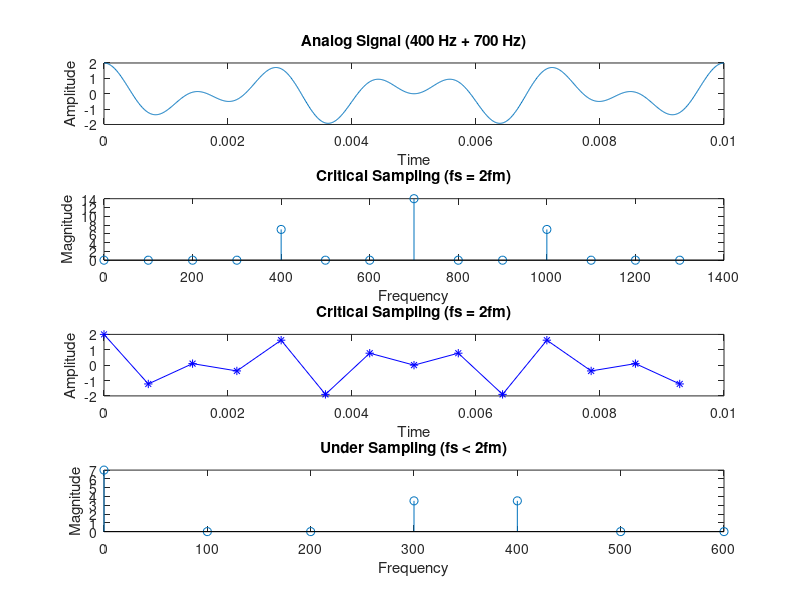
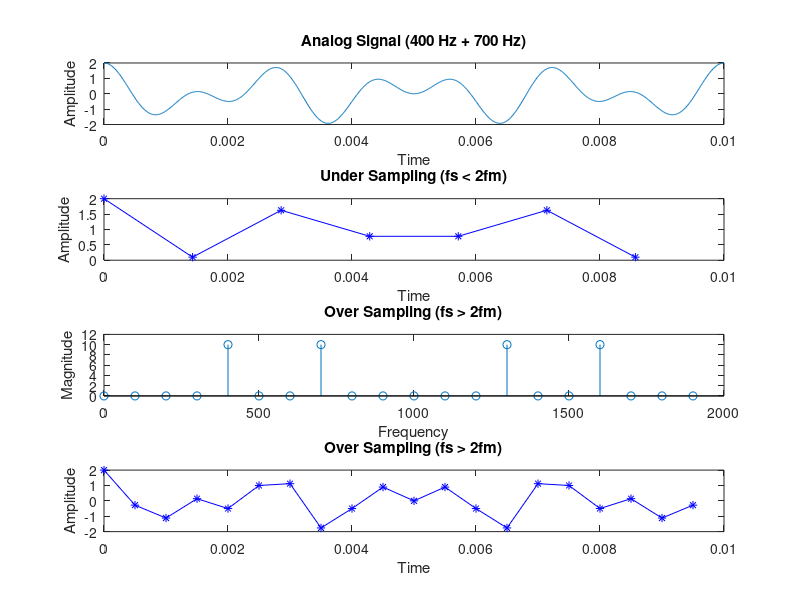

Reproduce these figures in MATLAB, in order.
tfinal = 0.01;
t = 0:0.00001:tfinal;
xanalog = cos(2*pi*400*t) + cos(2*pi*700*t);

% Plotting the analog signal
figure;
subplot(4,1,1);
plot(t, xanalog);
xlabel('Time');
ylabel('Amplitude');
title('Analog Signal (400 Hz + 700 Hz)');

% Critical sampling (fs = 2fm)
fs = 1400;
tsamp = 0:1/fs:13/fs;
xsampled = cos(2*pi*400*tsamp) + cos(2*pi*700*tsamp);
xsampled_DFT = abs(fft(xsampled));
xsampled_length = 0:length(xsampled_DFT)-1;

subplot(4,1,2);
stem(100*xsampled_length, xsampled_DFT);
xlabel('Frequency');
ylabel('Magnitude');
title('Critical Sampling (fs = 2fm)');

xreconstructed = ifft(fft(xsampled));

subplot(4,1,3);
plot(tsamp, xreconstructed, 'b*-');
xlabel('Time');
ylabel('Amplitude');
title('Critical Sampling (fs = 2fm)');

% Under Sampling (fs < 2fm)
fs = 700;
tsamp = 0:1/fs:6/fs;
xsampled = cos(2*pi*400*tsamp) + cos(2*pi*700*tsamp);
xsampled_DFT = abs(fft(xsampled));
xsampled_length = 0:length(xsampled_DFT)-1;

subplot(4,1,4);
stem(100*xsampled_length, xsampled_DFT);
xlabel('Frequency');
ylabel('Magnitude');
title('Under Sampling (fs < 2fm)');

xreconstructed = ifft(fft(xsampled));

figure;
subplot(4,1,1);
plot(t, xanalog);
xlabel('Time');
ylabel('Amplitude');
title('Analog Signal (400 Hz + 700 Hz)');

subplot(4,1,2);
plot(tsamp, xreconstructed, 'b*-');
xlabel('Time');
ylabel('Amplitude');
title('Under Sampling (fs < 2fm)');

% Over Sampling (fs > 2fm)
fs = 2000;
tsamp = 0:1/fs:19/fs;
xsampled = cos(2*pi*400*tsamp) + cos(2*pi*700*tsamp);
xsampled_DFT = abs(fft(xsampled));
xsampled_length = 0:length(xsampled_DFT)-1;

subplot(4,1,3);
stem(100*xsampled_length, xsampled_DFT);
xlabel('Frequency');
ylabel('Magnitude');
title('Over Sampling (fs > 2fm)');

xreconstructed = ifft(fft(xsampled));

subplot(4,1,4);
plot(tsamp, xreconstructed, 'b*-');
xlabel('Time');
ylabel('Amplitude');
title('Over Sampling (fs > 2fm)');
